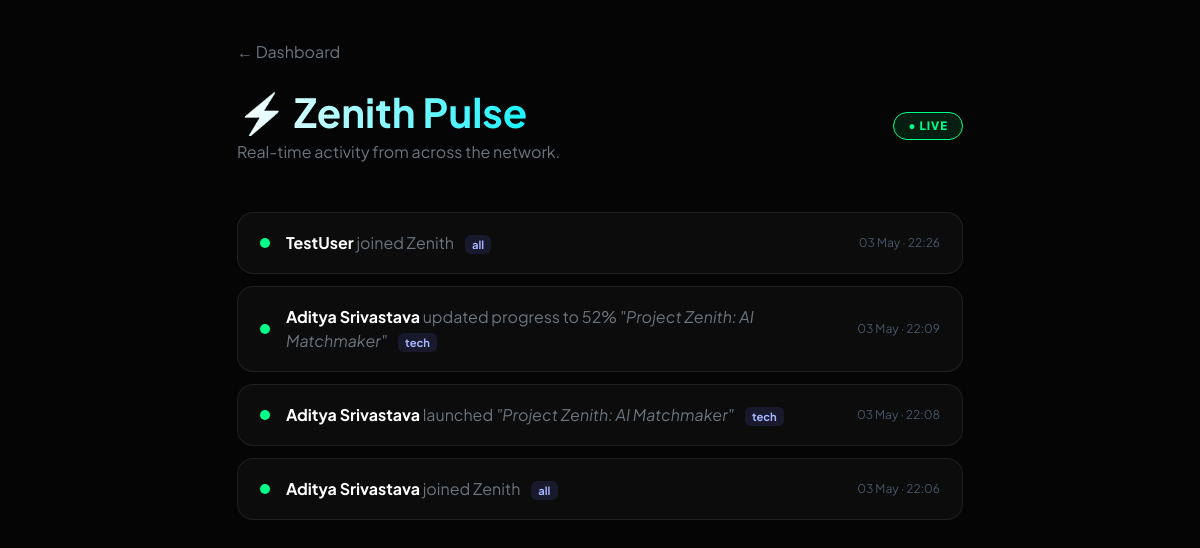
Screenshot of /messages (signed in) with the database file from the repository.
### app.py (models this page shows)
class PulseActivity(db.Model):
    id         = db.Column(db.Integer, primary_key=True)
    actor      = db.Column(db.String(100))
    action     = db.Column(db.String(200))
    project    = db.Column(db.String(200))
    world      = db.Column(db.String(50))
    created_at = db.Column(db.DateTime, default=datetime.utcnow)

### app.py (the view)
@app.route('/messages')
def messages():
    if not session.get('user_email'):
        return redirect(url_for('login'))
    pulse = PulseActivity.query.order_by(PulseActivity.created_at.desc()).limit(20).all()
    return render_template('messages.html', notifications=pulse)

### templates/messages.html (shortened to what this page needs)
<!DOCTYPE html>
<html lang="en">
<head>
    <link href="https://cdn.jsdelivr.net/npm/bootstrap@5.3.0/dist/css/bootstrap.min.css" rel="stylesheet">
</head>
<body>
<div class="container" style="max-width:750px;">
    <a href="/dashboard" class="text-secondary text-decoration-none d-block mb-4">← Dashboard</a>
    <div class="d-flex justify-content-between align-items-center mb-5 flex-wrap gap-3">
        <div>
            <h1 class="fw-bold gradient-text mb-1">⚡ Zenith Pulse</h1>
            <p class="text-secondary mb-0">Real-time activity from across the network.</p>
        </div>
        <span class="live-badge">● LIVE</span>
    </div>
    {% if notifications %}
        {% for n in notifications %}
        <div class="pulse-card">
            <div class="pulse-dot"></div>
            <div>
                <span class="fw-bold">{{ n.actor }}</span>
                <span class="text-secondary"> {{ n.action }}</span>
                {% if n.project %}<em class="text-secondary"> "{{ n.project }}"</em>{% endif %}
                {% if n.world %}<span class="badge ms-2" style="background:rgba(99,102,241,0.15);color:#a5b4fc;font-size:0.7rem;">{{ n.world }}</span>{% endif %}
            </div>
            <div class="pulse-time">{{ n.created_at.strftime('%d %b · %H:%M') }}</div>
        </div>
        {% endfor %}
    {% else %}
        <div class="text-center py-5">
            <div style="font-size:3rem">⚡</div>
            <h4 class="mt-3">No activity yet</h4>
            <p class="text-secondary">Register, join projects, and connect — the pulse comes alive.</p>
        </div>
    {% endif %}
</div>
</body>
</html>

### templates/messages.html (style rules this page uses)
:root { --bg:#050505;--glass:rgba(255,255,255,0.03);--border:rgba(255,255,255,0.08); }
body { background:var(--bg);color:white;font-family:'Plus Jakarta Sans',sans-serif;padding:40px 20px;min-height:100vh; }
.gradient-text { background:linear-gradient(to right,#fff,#00f2ff);-webkit-background-clip:text;-webkit-text-fill-color:transparent; }
.pulse-card { background:var(--glass);border:1px solid var(--border);border-radius:16px;padding:18px 22px;margin-bottom:12px;display:flex;align-items:center;gap:16px;transition:0.3s; }
.pulse-dot { width:10px;height:10px;background:#00ff88;border-radius:50%;flex-shrink:0;animation:blink 2s infinite; }
.pulse-time { font-size:0.75rem;color:#475569;margin-left:auto;white-space:nowrap; }
.live-badge { background:rgba(0,255,136,0.1);border:1px solid #00ff88;color:#00ff88;padding:4px 14px;border-radius:100px;font-size:0.72rem;font-weight:800;letter-spacing:1px; }

### rows the page displays
PulseActivity: actor "TestUser", action "joined Zenith", world "all", created_at "03 May · 22:26"
PulseActivity: actor "Aditya Srivastava", action "updated progress to 52%", project "Project Zenith: AI Matchmaker", world "tech", created_at "03 May · 22:09"
PulseActivity: actor "Aditya Srivastava", action "launched", project "Project Zenith: AI Matchmaker", world "tech", created_at "03 May · 22:08"
PulseActivity: actor "Aditya Srivastava", action "joined Zenith", world "all", created_at "03 May · 22:06"
